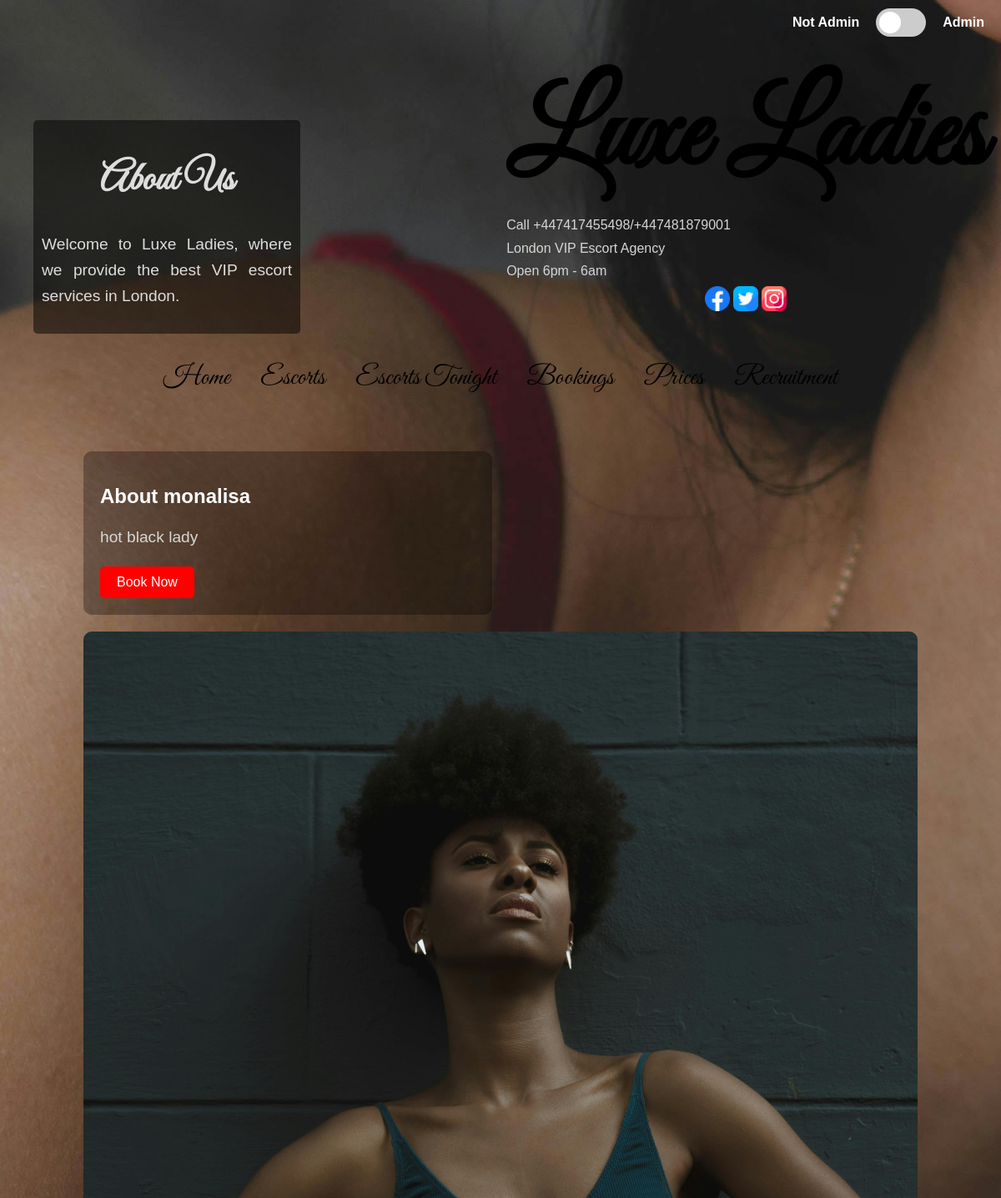
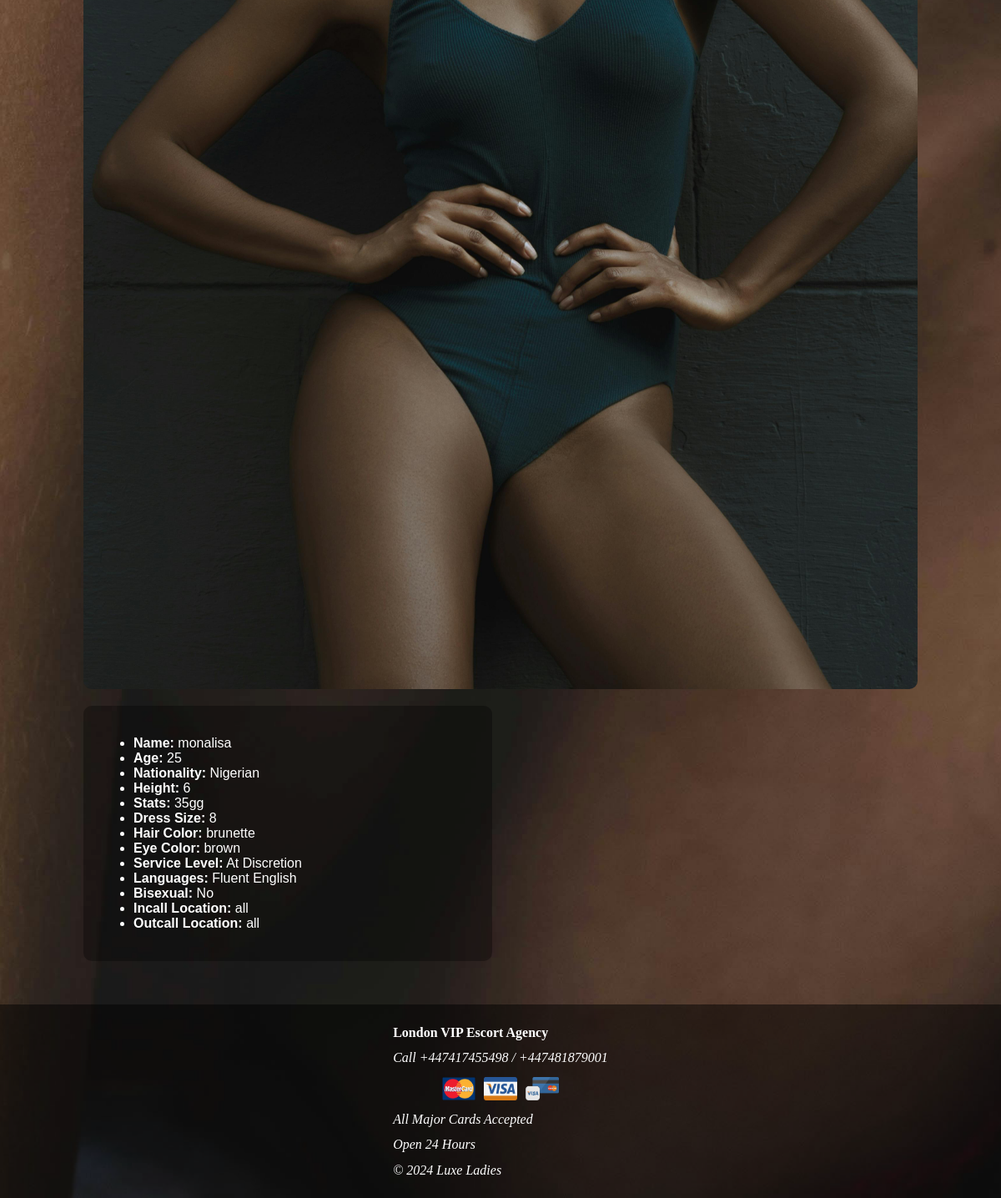
Screenshot of /profile/7 with the database file from the repository (2 pictures, top to bottom).
### app/models.py (models this page shows, shortened)
class Profile(db.Model):
    id = db.Column(db.Integer, primary_key=True)
    name = db.Column(db.String(100), nullable=False)
    age = db.Column(db.Integer, nullable=False)
    nationality = db.Column(db.String(50), nullable=False)
    height = db.Column(db.String(10), nullable=False)
    stats = db.Column(db.String(10), nullable=False)
    dress_size = db.Column(db.String(10), nullable=False)
    hair_color = db.Column(db.String(20), nullable=False)
    eye_color = db.Column(db.String(20), nullable=False)
    service_level = db.Column(db.String(20), nullable=False)
    languages = db.Column(db.String(100), nullable=False)
    bisexual = db.Column(db.Boolean, default=False)
    incall_location = db.Column(db.String(100), nullable=True)
    outcall_location = db.Column(db.String(100), nullable=True)
    description = db.Column(db.Text, nullable=False)
    profile_picture = db.Column(db.String(20), nullable=False, default='default.jpg')
    owner_id = db.Column(db.Integer, db.ForeignKey('user.id'), nullable=False)
    owner = db.relationship('User', backref=db.backref('profiles', lazy=True))
    tonight = db.Column(db.Boolean, default=False)  # Indicates if profile is featured in "Escorts Tonight"

### app/routes.py (the view)
@app.route('/profile/<int:profile_id>')
def profile(profile_id):
    profile = Profile.query.get_or_404(profile_id)
    return render_template('profile.html', profile=profile)

### app/templates/profile.html
{% extends "layout.html" %}
{% block content %}
<div class="profile-container">
    <div class="about">
        <h2>About {{ profile.name }}</h2>
        <p>{{ profile.description }}</p>
        <a href="{{ url_for('bookings', escort_name=profile.name) }}" class="btn btn-primary">Book Now</a>
    </div>
    <div class="profile-picture">
        <img src="{{ url_for('static', filename='uploads/' + profile.profile_picture) }}" alt="{{ profile.name }}">
    </div>
    <div class="details">
        <ul>
            <li><strong>Name:</strong> {{ profile.name }}</li>
            <li><strong>Age:</strong> {{ profile.age }}</li>
            <li><strong>Nationality:</strong> {{ profile.nationality }}</li>
            <li><strong>Height:</strong> {{ profile.height }}</li>
            <li><strong>Stats:</strong> {{ profile.stats }}</li>
            <li><strong>Dress Size:</strong> {{ profile.dress_size }}</li>
            <li><strong>Hair Color:</strong> {{ profile.hair_color }}</li>
            <li><strong>Eye Color:</strong> {{ profile.eye_color }}</li>
            <li><strong>Service Level:</strong> {{ profile.service_level }}</li>
            <li><strong>Languages:</strong> {{ profile.languages }}</li>
            <li><strong>Bisexual:</strong> {{ 'Yes' if profile.bisexual else 'No' }}</li>
            <li><strong>Incall Location:</strong> {{ profile.incall_location }}</li>
            <li><strong>Outcall Location:</strong> {{ profile.outcall_location }}</li>
        </ul>
    </div>
</div>
{% endblock %}

### app/static/css/style.css (style rules this page uses)
body { font-family: Arial, sans-serif; margin: 0; padding: 0; background: url('../images/header3.jpg') no-repeat center center fixed; background-size: cover; color: #ffffff; }
p { font-size: 1.2rem; line-height: 1.6; color: #d6d6d6; text-align: justify; }
.profile-container { display: flex; justify-content: space-between; margin-top: 20px; align-items: flex-start; flex-wrap: wrap; }
.about, .details { width: 45%; background: rgba(0, 0, 0, 0.3); padding: 20px; border-radius: 10px; color: #ffffff; margin-bottom: 20px; }
.profile-picture { width: 100%; display: flex; justify-content: center; align-items: center; flex-shrink: 0; margin-bottom: 20px; }
.profile-picture img { width: 100%; height: auto; max-height: none; object-fit: contain; border-radius: 10px; }
.btn { display: inline-block; padding: 10px 20px; font-size: 16px; border-radius: 5px; text-decoration: none; text-align: center; }
.btn-primary { background-color: #ff0000; color: white; border: none; cursor: pointer; }

### rows the page displays
Profile: name "monalisa", description "hot black lady", profile_picture (picture), age "25", nationality "Nigerian", height "6", stats "35gg", dress_size "8", hair_color "brunette", eye_color "brown", service_level "At Discretion", languages "Fluent English", bisexual "No", incall_location "all", outcall_location "all"
